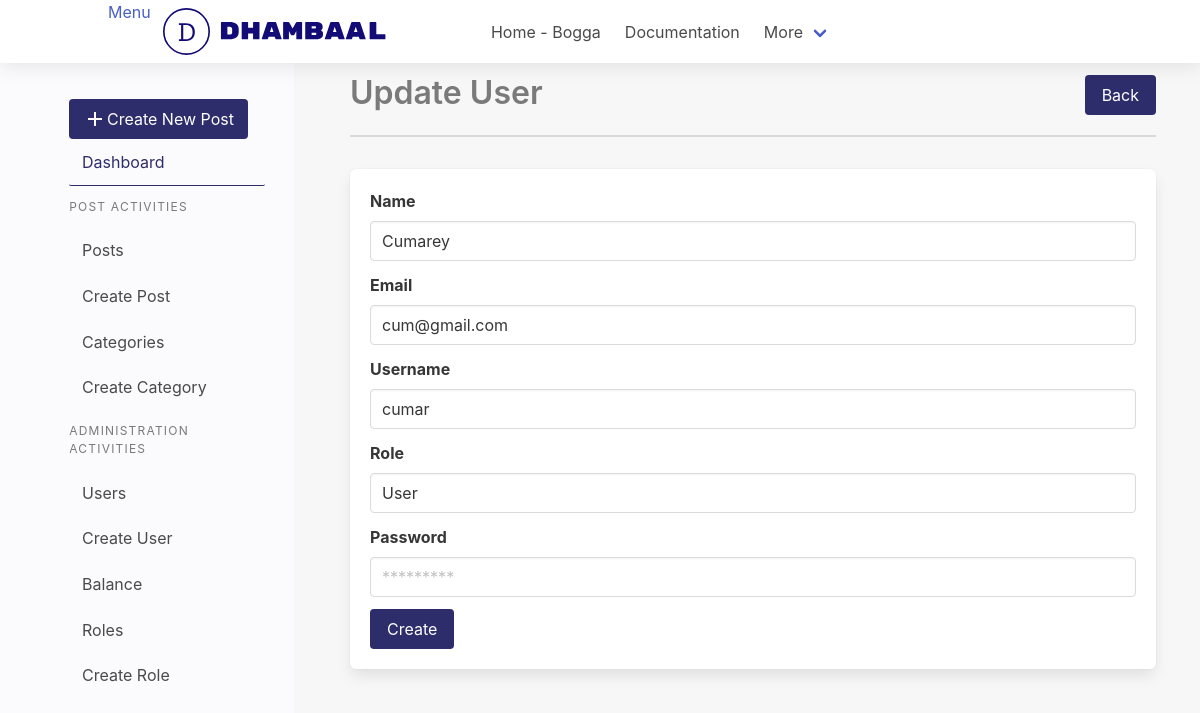
Screenshot of /dashboard/users/3/update with the database file from the repository.
### app/auth/models/User.py (models this page shows, shortened)
class User(db.Model, UserMixin):
    __tablename__ = 'users'
    id = db.Column(db.Integer, primary_key=True)
    email = db.Column(db.String(255), unique=True)
    username = db.Column(db.String(80), unique=True)
    name = db.Column(db.String(120), nullable=True)
    password = db.Column(db.String(255))
    role = db.Column(db.String(80), default="User")
    confirmed_at = db.Column(db.DateTime())

### app/auth/auth.py (the view)
@dashboard_bp.route("/users/<int:id>/update", methods=["GET", "POST"])
def update_user(id):
    user = User.query.get_or_404(id)
    print(user.name)
    form = RegisterForm()
    if form.validate_on_submit():
        user.username = form.username.data
        user.email = form.email.data
        user.name = form.name.data
        user.role = form.role.data
        user.password = bcrypt.generate_password_hash(form.password.data)
        user.update()
        flash("User updated successfully", "is-success")
        return redirect(url_for('dashboard.get_users'))
    elif request.method == 'GET':
        form.name.data = user.name
        form.email.data = user.email
        form.username.data = user.username
        form.role.data = user.role
    return render_template("users/admin_create_user.html", title="Update User", form=form)

### app/auth/forms.py (shortened to what this page needs)
class RegisterForm(FlaskForm):
    name = StringField("Name", validators=[
        DataRequired(message="Enter your name please"), Length(min=3, max=30)], render_kw={"placeholder": "Your Name"})
    username = StringField("Username", validators=[DataRequired(),
                                                   Length(min=3, max=10)], render_kw={"placeholder": "Username"})
    email = StringField('Email', validators=[DataRequired(), Email()], render_kw={
                        "placeholder": "geedi@example.com"})
    password = PasswordField("Password", validators=[
        DataRequired(), Length(min=5)], render_kw={
        "placeholder": "*********"})
    confirm_password = PasswordField("Confirm Password", validators=[
        DataRequired(), Length(min=5), EqualTo('password', message="Confirm password must be equal to password")], render_kw={
        "placeholder": "*********"})
    role = StringField("Role", render_kw={"placeholder": "Your Name"})
    submit = SubmitField("Create")

### app/auth/templates/users/admin_create_user.html (shortened to what this page needs)
{% extends 'layout/base.html'%} {% block content%}
{% from 'macro.html' import section_heading with context %}
{% from 'macro.html' import form_input with context %}
{{section_heading(title=title,link='dashboard.get_users',btn_text="Back")}}
 <form method="POST" class="box">
        {{form_input(input=form.name,label=form.name.label,type="input",errors=form.name.errors)}}
        {{form_input(input=form.email,label=form.email.label,type="input",errors=form.email.errors)}}
        {{form_input(input=form.username,label=form.username.label,type="input",errors=form.username.errors)}}
        {{form_input(input=form.role,label=form.role.label,type="input",errors=form.role.errors)}}
        {{form_input(input=form.password,label=form.password.label,type="input",errors=form.password.errors)}}
        {{form.submit(class="button is-primary")}}
</form>
{% endblock content %}

### app/dashboard/templates/macro.html
{% macro section_heading(title="Section
Title",link="dashboard.posts",btn_text="Add") %}
<div class="section-heading">
  <h1 class="title is-3 has-text-grey">{{title}}</h1>
  <a class="button is-primary left" href="{{url_for(link)}}">{{btn_text}}</a>
</div>
{% endmacro %}
{% macro form_input(input=None,label=None,type="input",errors=None) %}
<div class="field">
  {{label(class="label")}} {%if errors%} {%for error in errors %}
  <div class="control">
    {{input(class=type+" is-danger")}}
    <div class="has-text-weight-light has-text-danger">{{error}}</div>
  </div>
  {%endfor%}
  {%else%}
  <div class="control">{{input(class=type)}}</div>
  {%endif%}
</div>
{% endmacro %}

### app/site/static/css/main.css (style rules this page uses)
* { margin:0; box-sizing: border-box; }
.button.is-primary { background-color: #2e2d6b; border-color: transparent; color: #fff; }
.section-heading { display:flex; border-bottom: 2px solid rgb(219, 216, 216); margin-bottom: 2rem; justify-content: space-between; }

### rows the page displays
User: name "Cumarey", email "cum@gmail.com", username "cumar", role "User"

### other values shown
{{ title }} "Update User"
{{ btn_text }} "Back"
{{ label(class="label") }} "Name Email Username Role Password"
